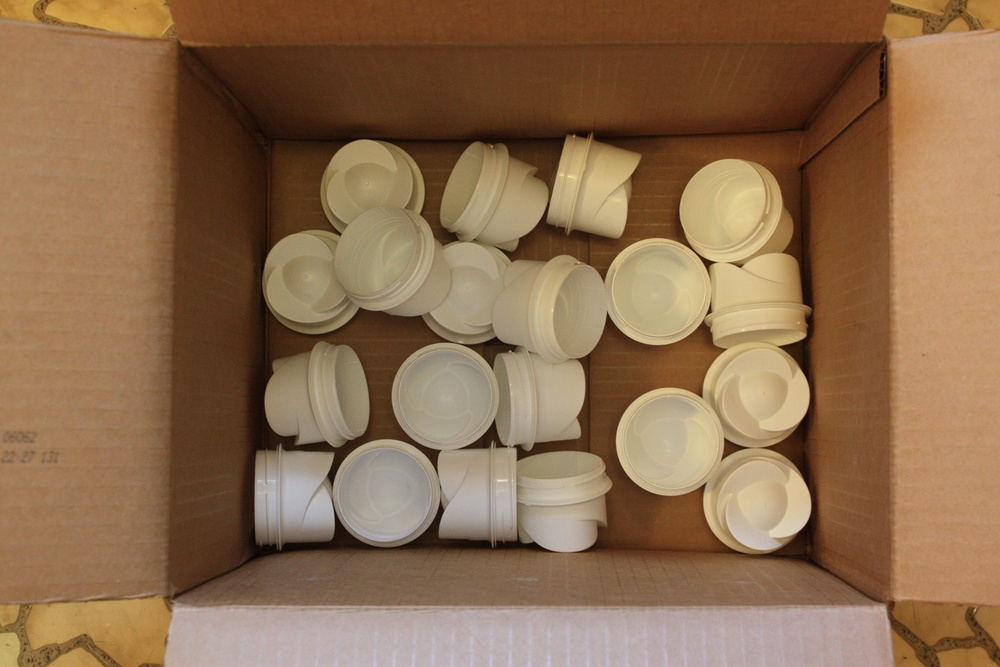
%> input picture Final/im3.jpg, 1000 x 667 px, shrunk from 1440 x 960 before the run
$ octave laplacian_multiply_otsu.m   (GNU Octave 9; MATLAB toolbox functions it lacks are replaced by stand-ins)
%> lines starting %> are read from the running program, lines starting %| are printed output that depends on the picture; in (x1, y1, x2, y2) boxes, pixels count from 0 and x2, y2 are one past the last pixel; in counts of white or black regions, pixels touching at a corner belong together; the program's own positions count from 1
name = 'im3';
I = imread([name '.jpg']);
%> I is the input picture: size 667x1000x3 uint8; mean R, G, B 140.8, 109, 78.6
figure(1);
imshow(I);
I_grey = rgb2gray(I);
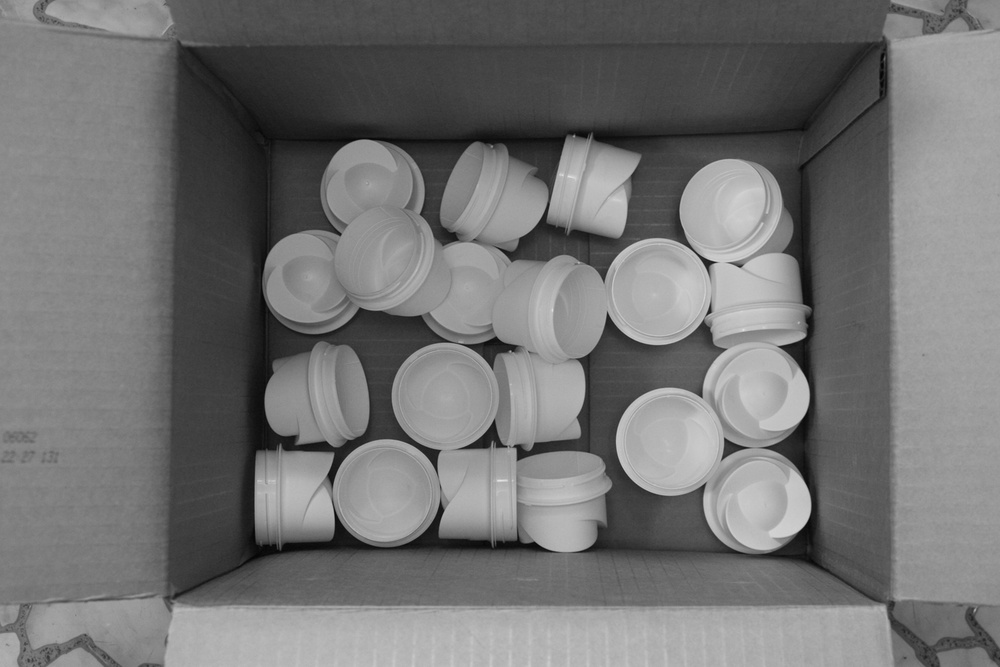
%> I_grey: size 667x1000 uint8; min 4, max 228, mean 115.1
figure(2);
imshow(I_grey);

h = fspecial('laplacian');
I_laplacian = imfilter(I_grey,h);
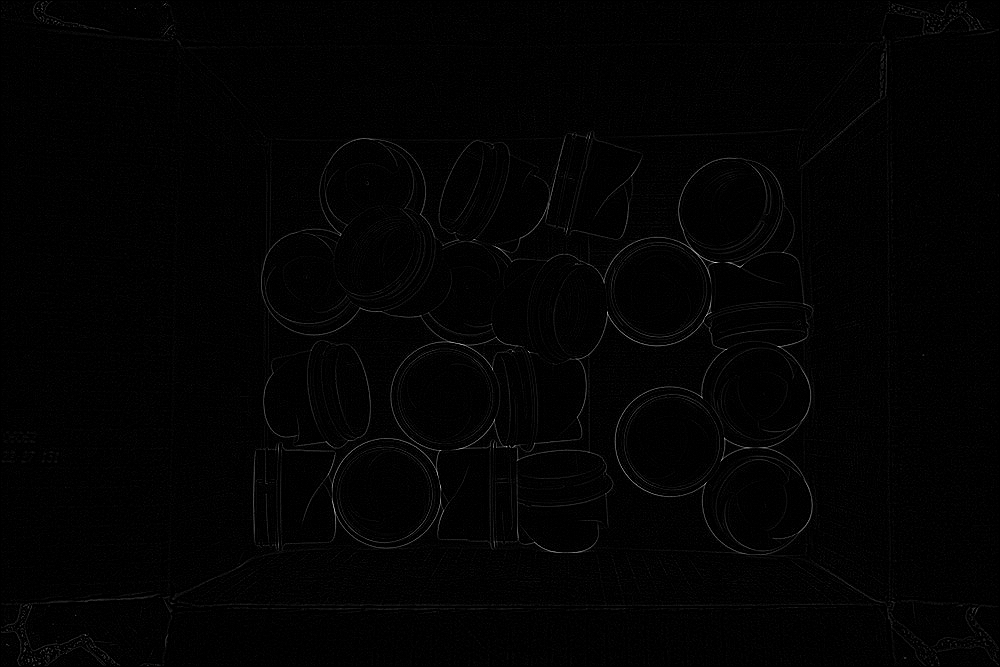
%> I_laplacian: size 667x1000 uint8; min 0, max 222, mean 2.6
figure(3);
imshow(I_laplacian)
%imwrite(edges,[name '_edges.png']);

otsu_input = I_laplacian .* I_grey;
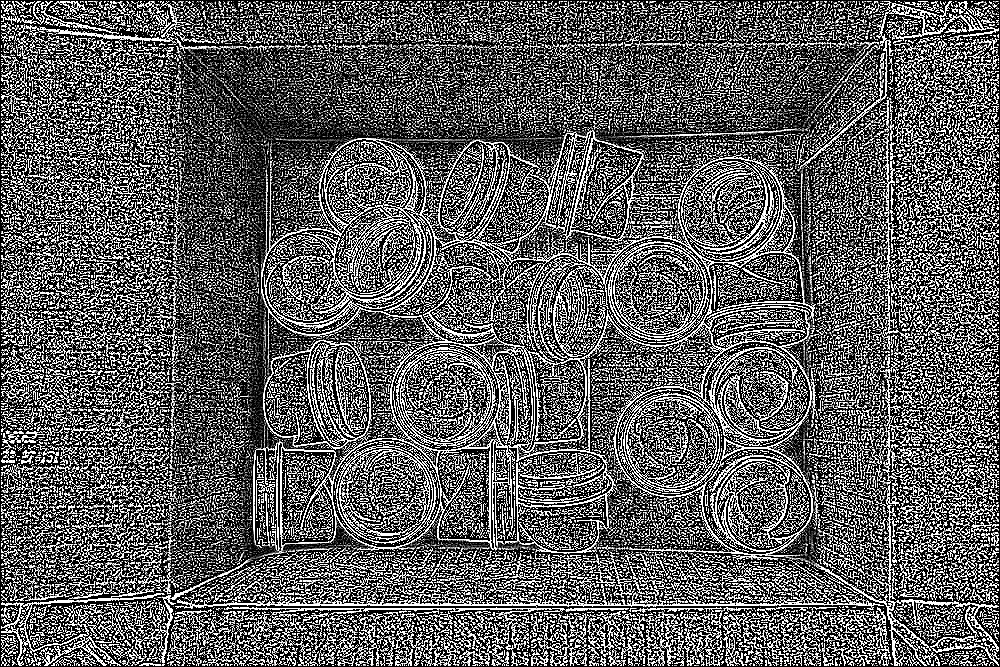
%> otsu_input: size 667x1000 uint8; min 0, max 255, mean 93.9
figure(4);
imshow(otsu_input);

thresh = graythresh(otsu_input);
%> thresh = 0.463
BW = im2bw(I_grey,thresh);
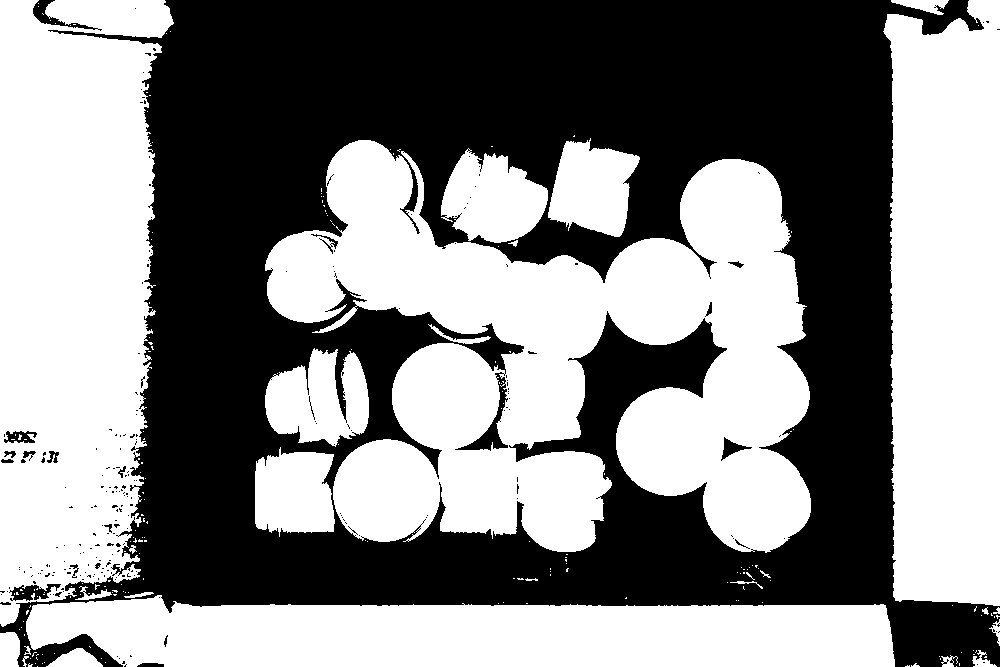
%> BW: size 667x1000 logical; 53.2% white; 226 black regions (205 under 20 px), largest, box (x1, y1, x2, y2) and area: (0, 0, 1000, 667) 309445, (33, 0, 102, 31) 468, (9, 584, 61, 601) 462
figure(5);
imshow(BW)

$ run again, with Final/im1.jpg copied over Final/im3.jpg
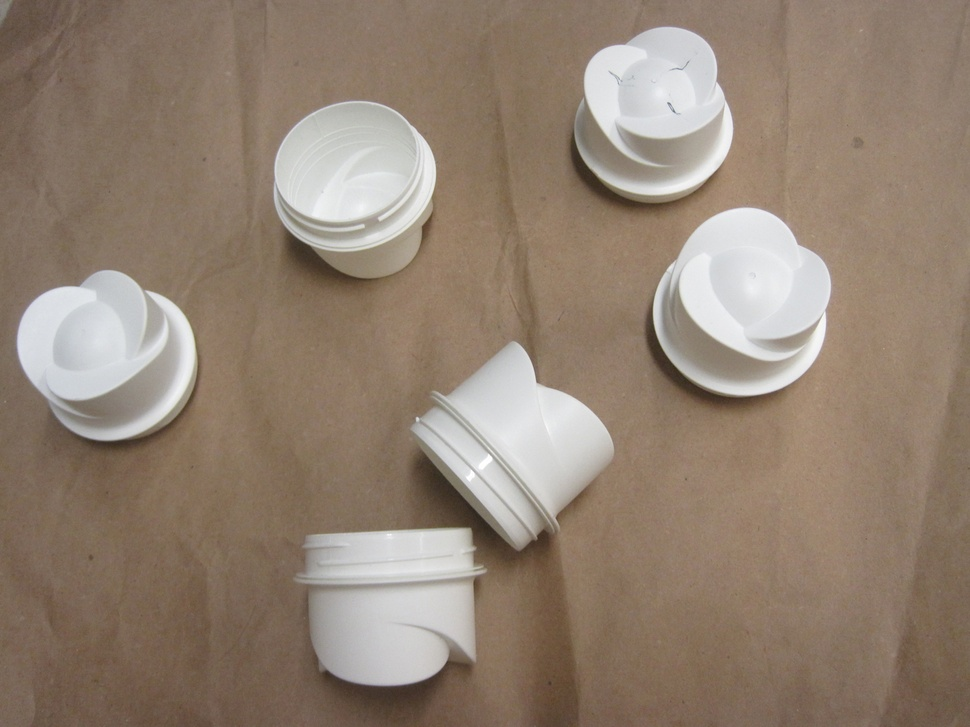
%> input picture Final/im1.jpg, 970 x 727 px, shrunk from 1440 x 1080 before the run
%> I is the input picture: size 727x970x3 uint8; mean R, G, B 146.8, 130, 114.6
%> `otsu_input = I_laplacian .* I_grey;`:
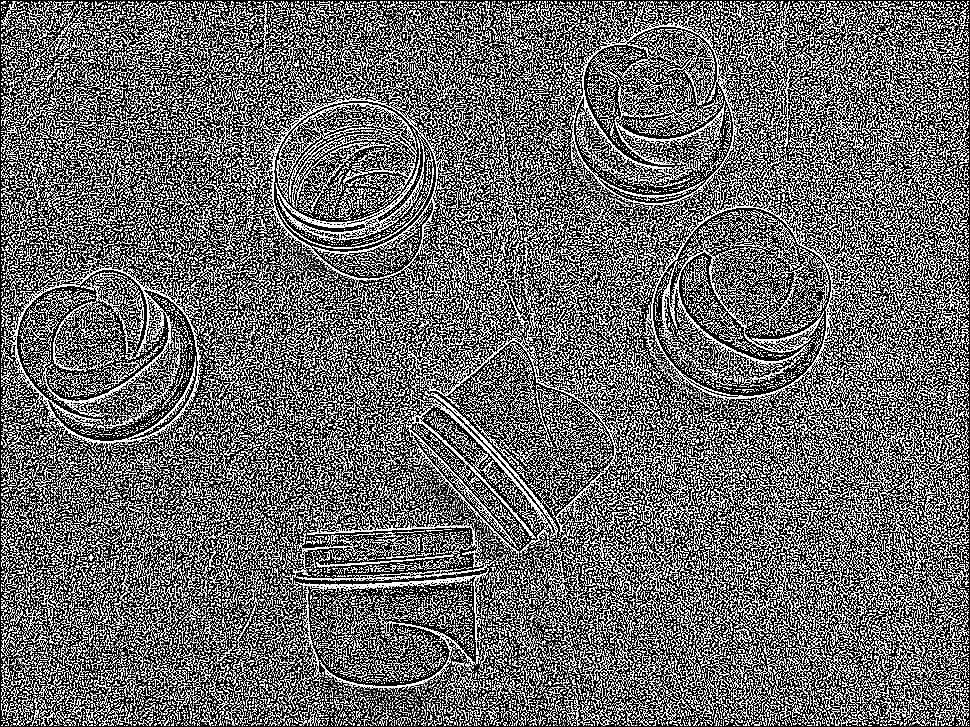
%> otsu_input: size 727x970 uint8; min 0, max 255, mean 105
%> thresh = 0.49
%> `BW = im2bw(I_grey,thresh);`:
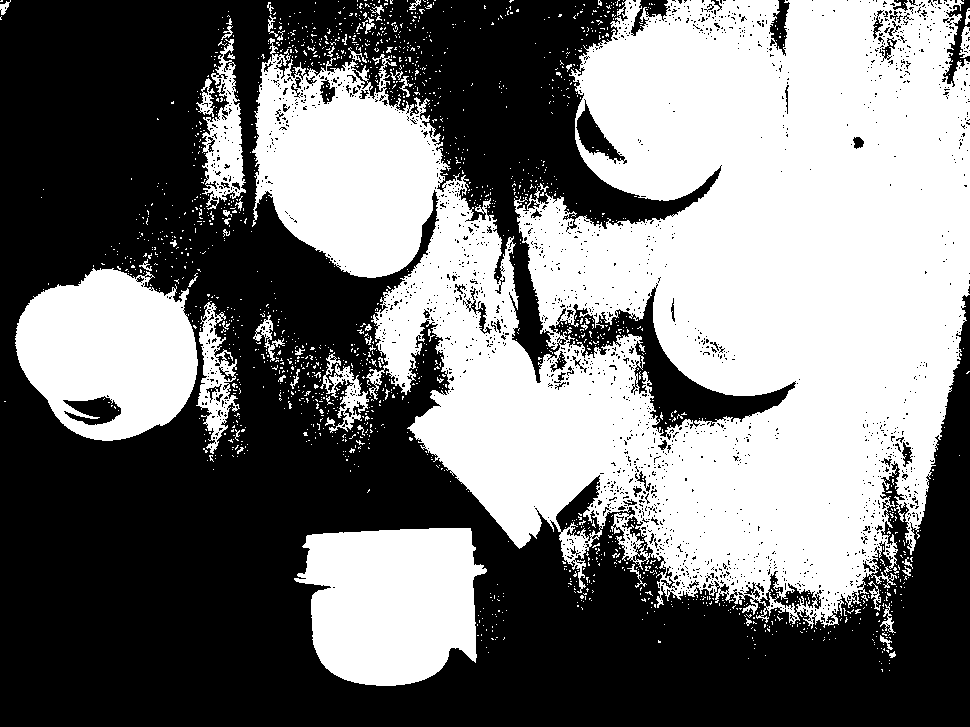
%> BW: size 727x970 logical; 46.8% white; 1759 white regions (1698 under 20 px), largest, box (x1, y1, x2, y2) and area: (252, 0, 970, 629) 267984, (294, 528, 487, 686) 23705, (15, 268, 198, 441) 22632

$ run again, with Final/im2.jpg copied over Final/im3.jpg
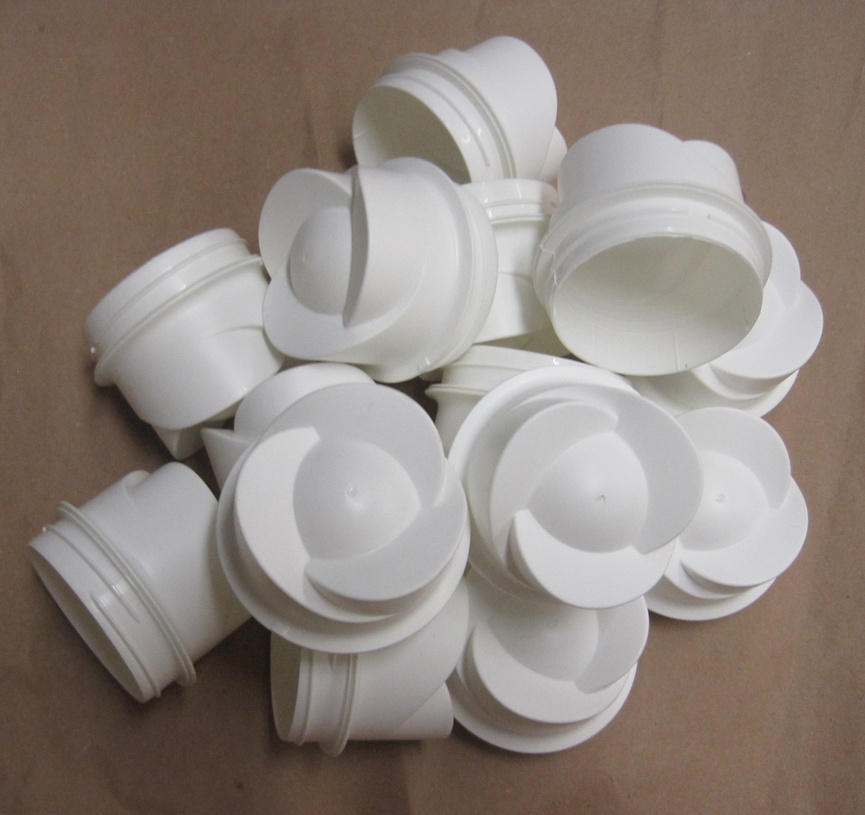
%> input picture Final/im2.jpg, 865 x 815 px, shrunk from 1036 x 976 before the run
%> I is the input picture: size 815x865x3 uint8; mean R, G, B 143.8, 133.2, 126.2
%> `otsu_input = I_laplacian .* I_grey;`:
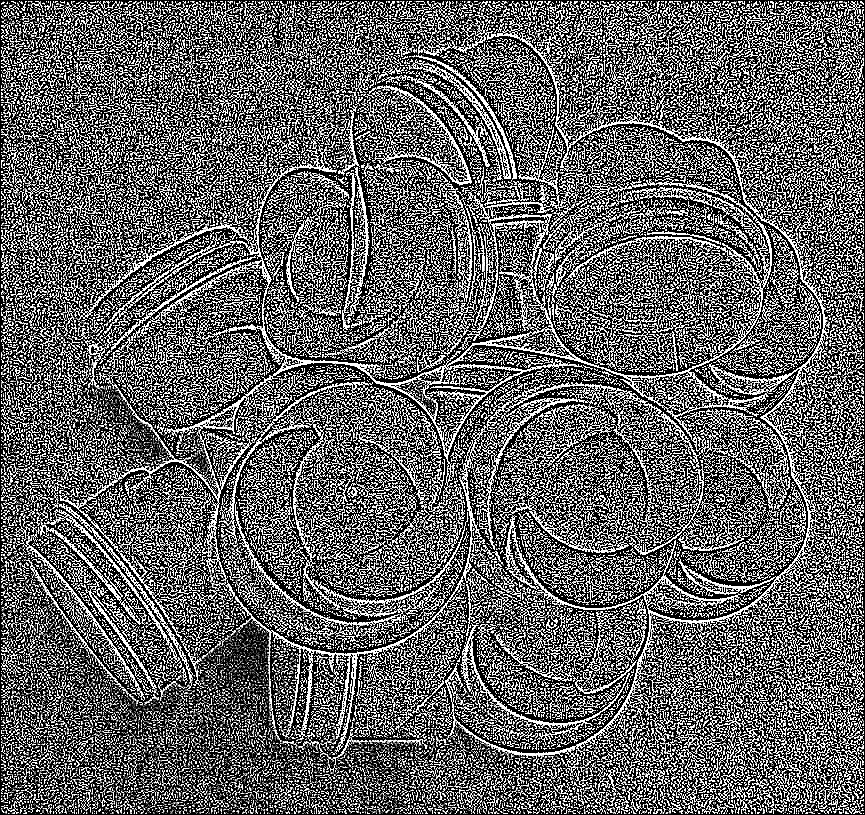
%> otsu_input: size 815x865 uint8; min 0, max 255, mean 99.2
%> thresh = 0.482
%> `BW = im2bw(I_grey,thresh);`:
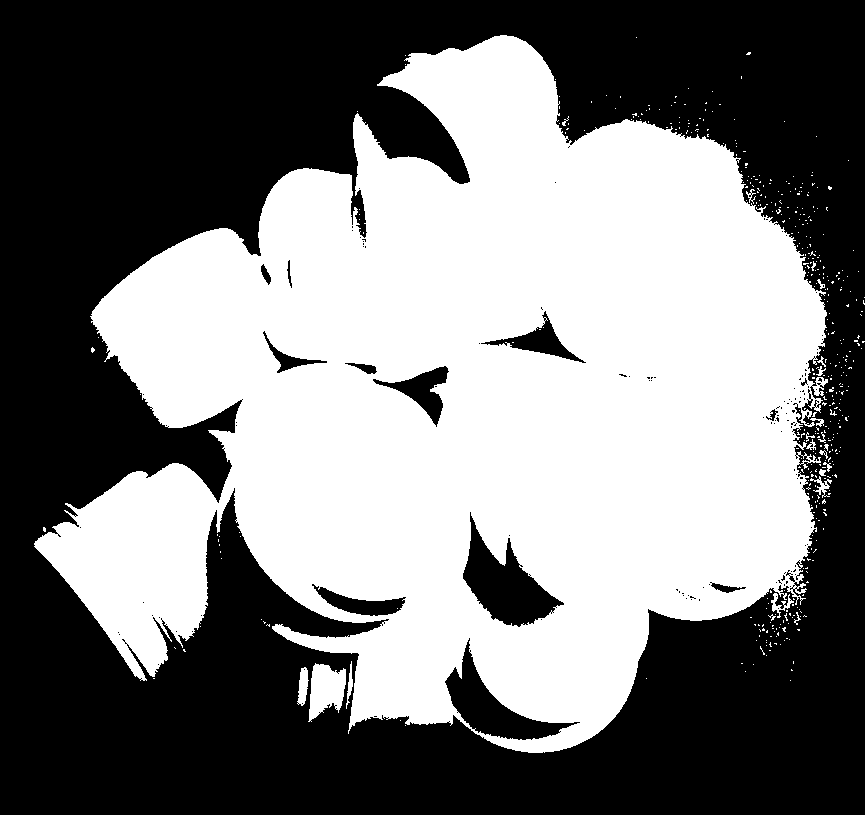
%> BW: size 815x865 logical; 47.9% white; 462 white regions (442 under 20 px), largest, box (x1, y1, x2, y2) and area: (34, 35, 828, 753) 333440, (308, 663, 346, 722) 1474, (297, 667, 309, 706) 296
